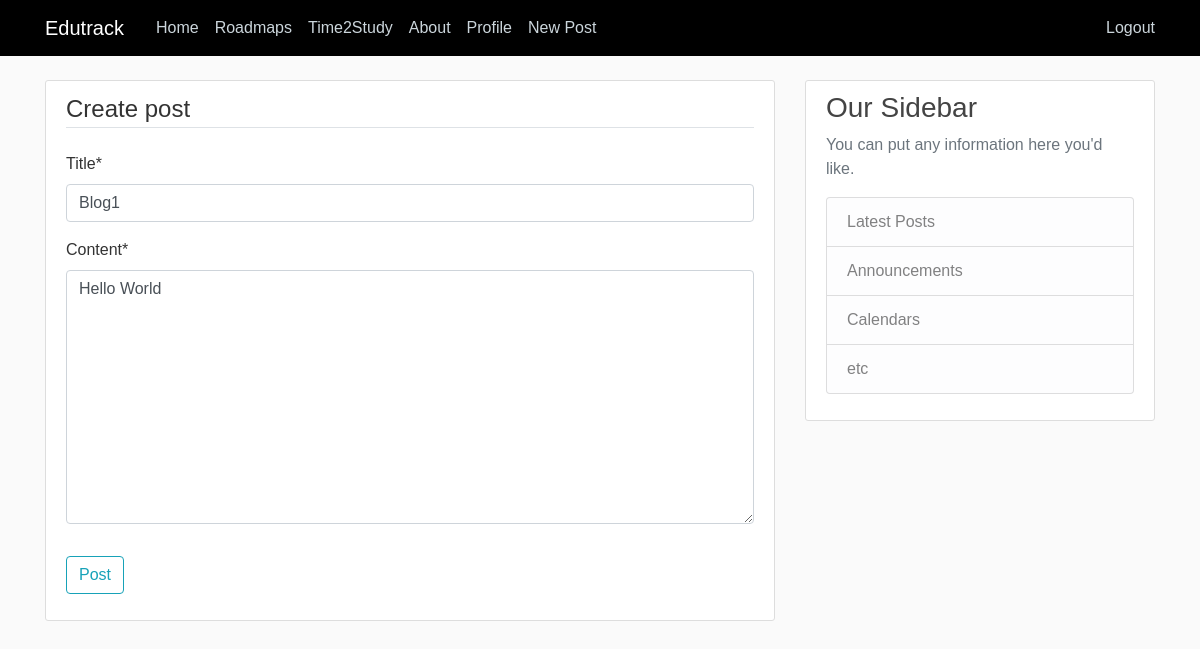
/post/1/update/ (signed in), run on an earlier commit of the app's database.
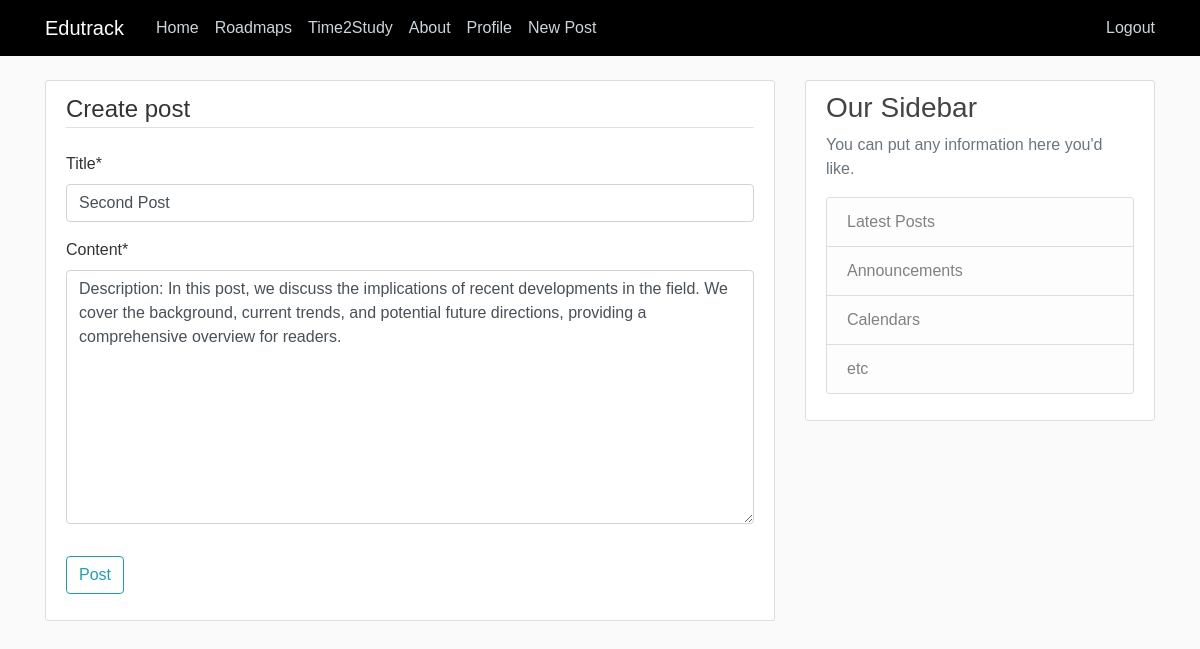
And on a later commit of the database.
### main/models.py (models this page shows, shortened)
class Post(models.Model):
    title = models.CharField(max_length=100)
    content = models.TextField()
    date_posted = models.DateTimeField(default=timezone.now)
    author = models.ForeignKey(User, on_delete=models.CASCADE)

### main/views.py (the view, shortened to what this page needs)
# urls.py: path('post/<int:pk>/update/', PostUpdateView.as_view(), name='post-update'),
class PostUpdateView(LoginRequiredMixin, UserPassesTestMixin,UpdateView):
    model = Post
    fields = ['title', 'content']
    def test_func(self):
        post = self.get_object()
        if self.request.user == post.author:
            return True
        else:
            return False

### main/templates/main/post_form.html (shortened to what this page needs)
{% extends "main/base.html" %}
{% load crispy_forms_tags %}
{% block content %}
<div class="content-section">
    <form method="POST">
        <fieldset class="form-group">
            <legend class="border-bottom mb-4">
                Create post
            </legend>
            {{ form|crispy }}
        </fieldset>
        <div class="form-group">
            <button class="btn btn-outline-info" type="submit">
                Post
            </button>
        </div>
    </form>
</div>
{% endblock content %}

What changed in the data, as far as the page shows it:
changed Post: title "Blog1" → "Second Post"; content "Hello World" → "Description: In this post, we discuss the implications of recent developments in the field. We cover the background, current trends, and potential future directions, providing a comprehensive overview for readers."
